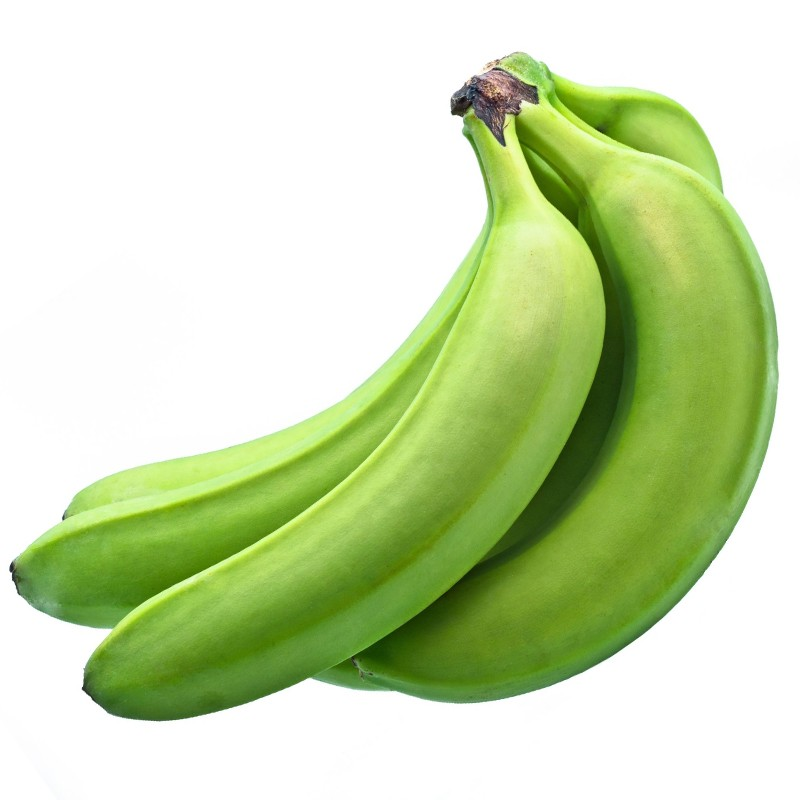
#> input picture images/banano_v2.jpg, 800 x 800 px
$ python bnacolores_rgb.py
#> lines starting #> are read from the running program, lines starting #| are printed output that depends on the picture; after the words box and inside, x2 and y2 are one past the last pixel; in counts of white or black regions, pixels touching at a corner belong together
import imutils
import numpy as np
import cv2

img = cv2.imread('images/banano_v2.jpg')
#> img is the input picture: shape (800, 800, 3); mean B, G, R 174, 219, 201.4
if img is None:
    print('Could not open or find the images')
    exit(0)


img = imutils.resize(img, width = 600)
#> img: shape (600, 600, 3)
#hsv = cv2.cvtColor(img, cv2.COLOR_BGR2HSV)

verde_bajos_1 = np.array([0, 51, 23], dtype=np.uint8)
verde_altos_1 = np.array([0, 255, 115], dtype=np.uint8)

verde_bajos_2 = np.array([0, 51, 38], dtype=np.uint8)
verde_altos_2 = np.array([0, 255, 239], dtype=np.uint8)

#amarillo_bajos = np.array([16,76,72], dtype=np.uint8)
#amarillo_altos = np.array([30, 255, 210], dtype=np.uint8)

#Detectar los pixeles de la imagen que esten dentro del rango de verdes
mascara_verde_1 = cv2.inRange(img, verde_bajos_1, verde_altos_1)
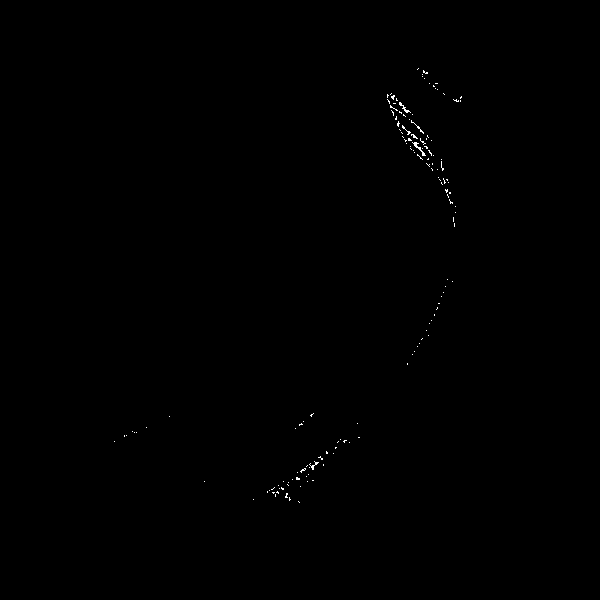
#> mascara_verde_1: shape (600, 600); 0.16% white in thin lines or dots, all inside (x1, y1, x2, y2) = (114, 68, 462, 503)
mascara_verde_2 = cv2.inRange(img, verde_bajos_2, verde_altos_2)

#Detectar los pixeles de la imagen que esten dentro del rango de amarillos
#mascara_amarillo = cv2.inRange(hsv, amarillo_bajos, amarillo_altos)

#Filtrar el ruido aplicando un OPEN seguido de un CLOSE
kernel = np.ones((6, 6), np.uint8)
mascara_verde_1 = cv2.morphologyEx(mascara_verde_1, cv2.MORPH_CLOSE, kernel)
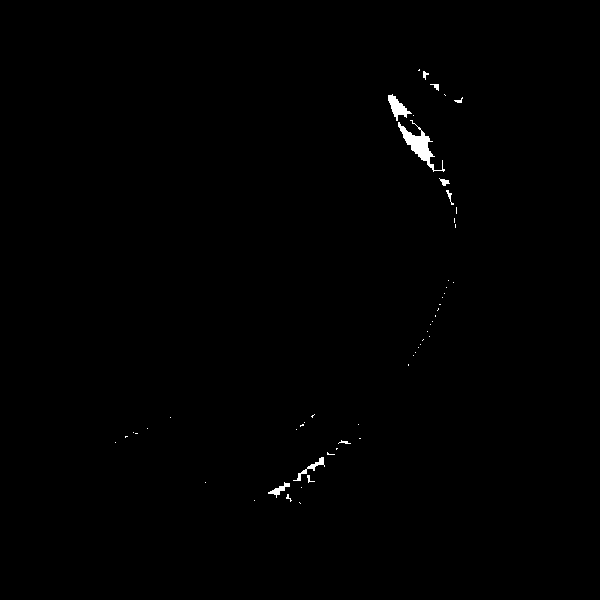
#> mascara_verde_1: shape (600, 600); 0.42% white; 54 white regions (43 under 20 px), largest, box (x1, y1, x2, y2) and area: (398, 120, 445, 172) 640, (388, 94, 412, 121) 272, (293, 457, 325, 481) 146
mascara_verde_1 = cv2.morphologyEx(mascara_verde_1, cv2.MORPH_OPEN, kernel)
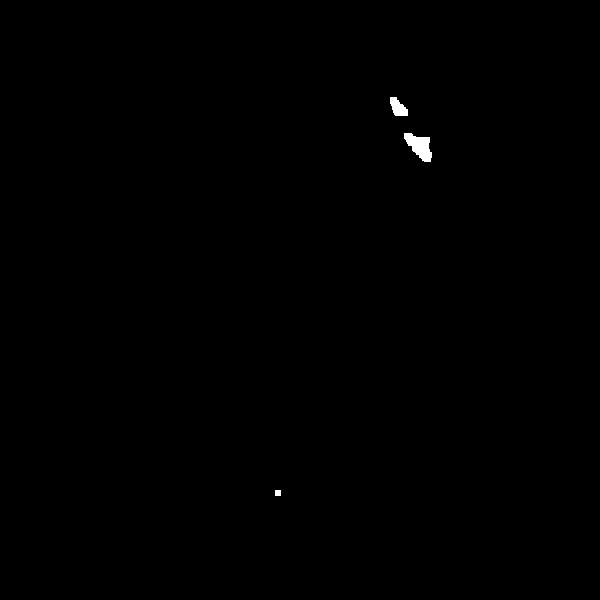
#> mascara_verde_1: shape (600, 600); 0.21% white; 3 white regions, box (x1, y1, x2, y2) and area: (404, 133, 432, 162) 477, (390, 97, 408, 116) 226, (275, 490, 281, 496) 36

mascara_verde_2 = cv2.morphologyEx(mascara_verde_2, cv2.MORPH_CLOSE, kernel)
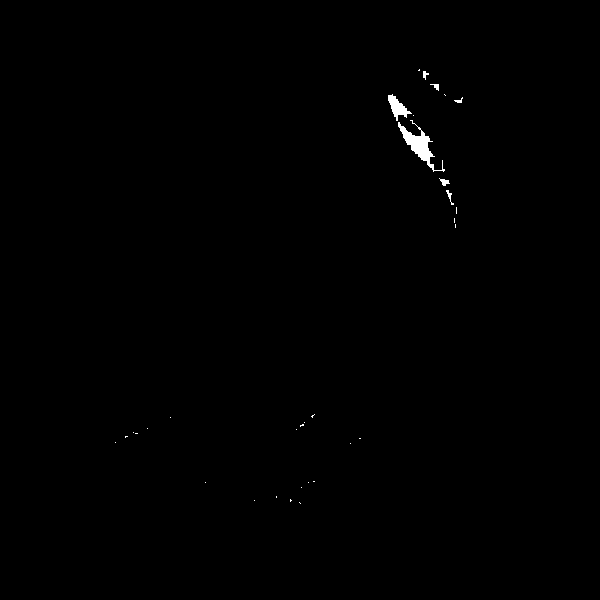
#> mascara_verde_2: shape (600, 600); 0.32% white; 33 white regions (26 under 20 px), largest, box (x1, y1, x2, y2) and area: (398, 120, 445, 172) 640, (388, 94, 412, 121) 272, (439, 178, 450, 186) 45
mascara_verde_2 = cv2.morphologyEx(mascara_verde_2, cv2.MORPH_OPEN, kernel)
#> mascara_verde_2: shape (600, 600); 0.2% white; 2 white regions

#mascara_amarillo = cv2.morphologyEx(mascara_amarillo, cv2.MORPH_CLOSE, kernel)
#mascara_amarillo = cv2.morphologyEx(mascara_amarillo, cv2.MORPH_OPEN, kernel)

#Unir las dos mascaras con el comando cv2.add()
mask = cv2.add(mascara_verde_1, mascara_verde_2)
cnts = cv2.findContours(mask.copy(), cv2.RETR_LIST,cv2.CHAIN_APPROX_SIMPLE)[-2]
#> cnts = 3 contours; box (x1, y1, x2, y2) and area: (404, 133, 432, 162) 430, (390, 97, 408, 116) 196, (275, 490, 281, 496) 25
#cnts = cv2.findContours(mascara_verde.copy(), cv2.RETR_LIST,cv2.CHAIN_APPROX_SIMPLE)[-2]

cv2.drawContours(img, cnts, 0, (0, 0, 255), 2)
#> img: shape (600, 600, 3); mean B, G, R 174, 219, 201.5

#Mostrar la mascara final y la imagen
#cv2.imshow('mascaras', mascara_verde)
cv2.imshow('mascaras', mask)
cv2.imshow('Camara', img)
cv2.waitKey(0)
cv2.destroyAllWindows()
